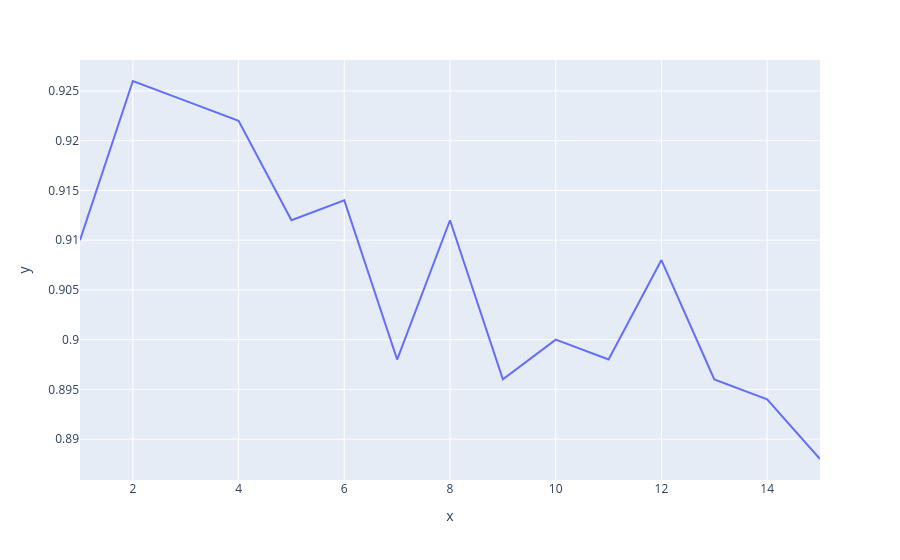

The notebook cell this image was saved under:
### Markdown cell above
# checking best value of k

### Code cell
from sklearn.model_selection import GridSearchCV

gd=GridSearchCV(estimator=KNeighborsClassifier(),scoring='accuracy',param_grid={'n_neighbors':[i for i in range(1,16)]})

gd.fit(X,y)
results = gd.cv_results_['mean_test_score']
px.line(y=results,x=[i for i in range(1,16)])

### Figure 1 — Plotly figure (JSON) as saved in the notebook; plotly's stock layout.template omitted (floating-point values rounded to 4 significant figures)
{"data": [{"hovertemplate": "x=%{x}<br>y=%{y}<extra></extra>", "legendgroup": "", "line": {"color": "#636efa", "dash": "solid"}, "marker": {"symbol": "circle"}, "mode": "lines", "name": "", "orientation": "v", "showlegend": false, "type": "scatter", "x": [1, 2, 3, 4, 5, 6, 7, 8, 9, 10, 11, 12, 13, 14, 15], "xaxis": "x", "y": [0.91, 0.926, 0.924, 0.922, 0.912, 0.914, 0.898, 0.912, 0.896, 0.9, 0.898, 0.908, 0.896, 0.894, 0.888], "yaxis": "y"}], "layout": {"autosize": true, "legend": {"tracegroupgap": 0}, "margin": {"t": 60}, "xaxis": {"anchor": "y", "autorange": true, "domain": [0, 1], "range": [1, 15], "title": {"text": "x"}, "type": "linear"}, "yaxis": {"anchor": "x", "autorange": true, "domain": [0, 1], "range": [0.8859, 0.9281], "title": {"text": "y"}, "type": "linear"}}}
